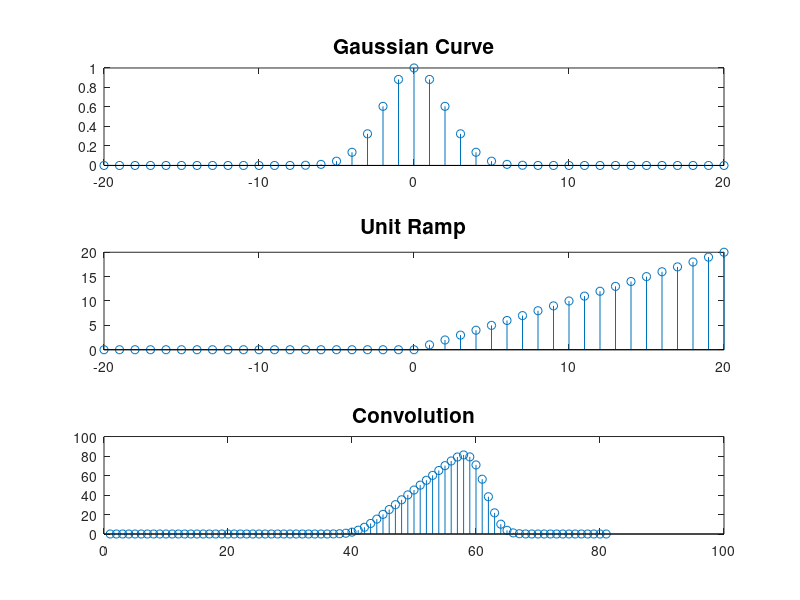

Reproduce this figure in MATLAB.
n=-20:20;
y1=gaussmf(n,[2 0]);
y2=n.*(n>=0);
y3=conv(y1,y2);
subplot(311); stem(n,y1);title('Gaussian Curve','FontSize',15);
subplot(312); stem(n,y2);title('Unit Ramp','FontSize',15);
subplot(313); stem(y3);title('Convolution','FontSize',15);